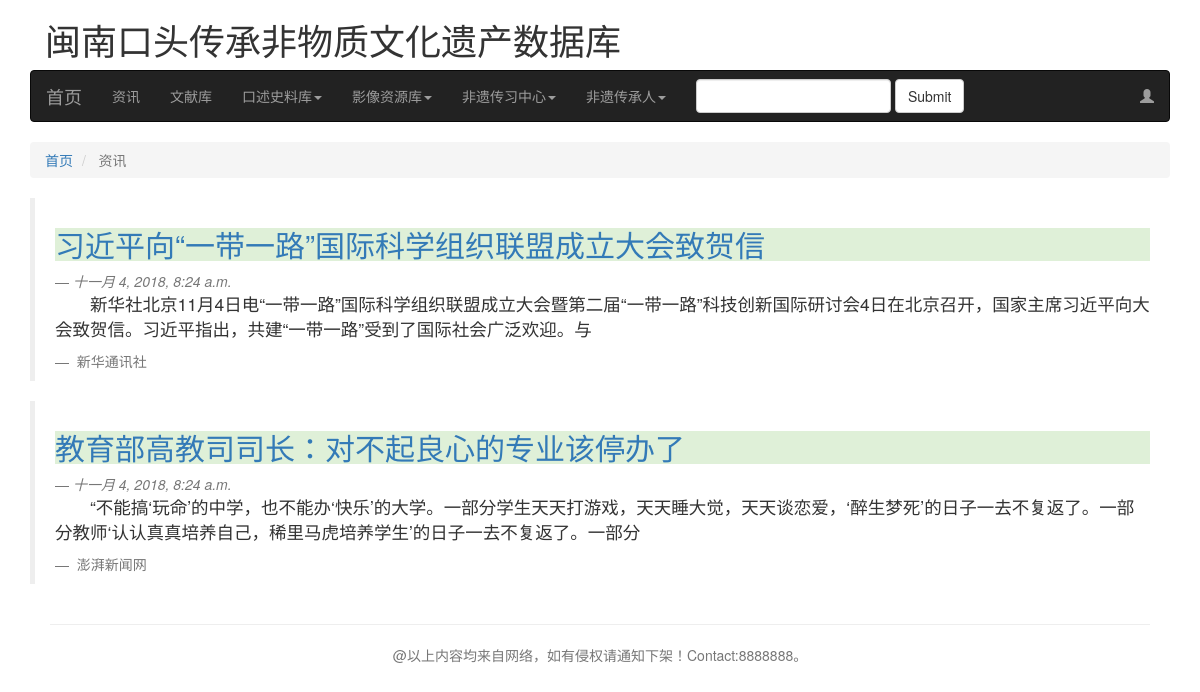
The page /news/page/ on the database as committed earlier.
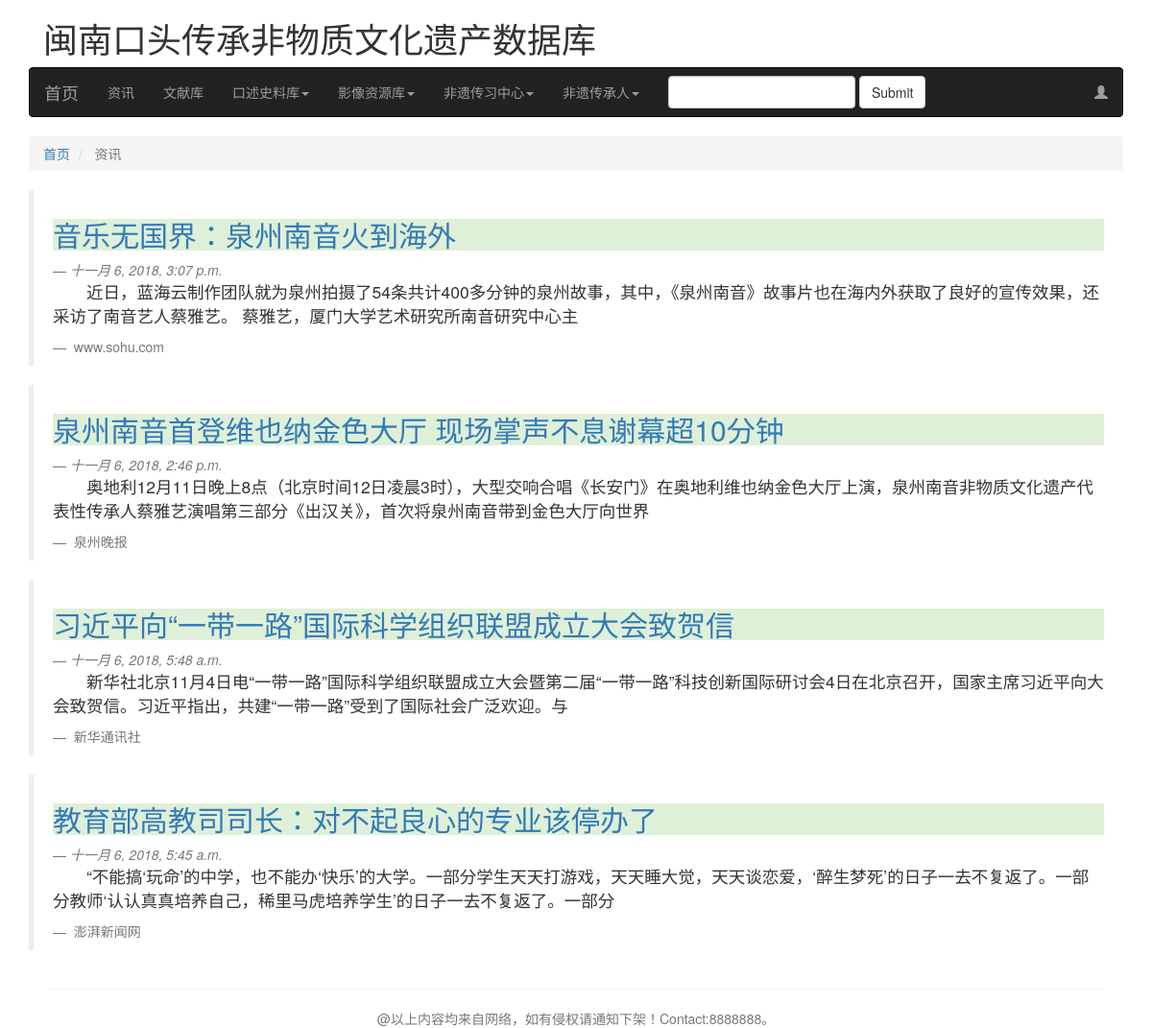
The same page on the database as committed later.
### News/models.py (models this page shows, shortened)
class Information(models.Model):
    caption = models.CharField(max_length=100,verbose_name='标题')
    content = models.TextField(verbose_name='正文内容')
    author = models.CharField(max_length=100,verbose_name='作者（转载处）')
    updatetime = models.DateTimeField(auto_now=True,verbose_name='创建或刚更新时间')
    class Meta:
        verbose_name = "新闻资讯"
        verbose_name_plural = "新闻资讯"

### News/views.py (the view)
# urls.py: path('page/',news_top_list,name='news_top'),
def news_top_list(request,num = 1):
    all_info = Information.objects.all().order_by("-updatetime")
    pages = Paginator(all_info,5)#按5为单位将news对象分割成分页对象组
    info = pages.page(num)#取第num页对象列表
    content = {'info' : info,'pages':pages}
    return render(request, 'news_top_list.html',content)

### template/news_top_list.html (shortened to what this page needs)
{% extends "base.html" %}
{% load staticfiles %}
{% block content %}
    <div class="container">
        <div class="row">
            <div class="col-md-12">
                <ul class="breadcrumb">
				    <li>
					    <a href="{% url 'index' %}">首页</a>
				    </li>
                    <li class="active">
					    资讯
				    </li>
                </ul>
                {% for info_item in info %}
                    <blockquote>
				            <a href="{% url 'News:news_detail' info_item.id %}"><h2 class="bg-success">{{ info_item.caption }}</h2></a>
                            <small><cite>{{ info_item.updatetime }}</cite></small>
                            <p>{{ info_item.content|truncatechars:100|cut:'　'|cut:' ' }}</p>
                            <small> {{ info_item.author }}</small>
			            </blockquote>
                {% empty %}
                    <h3>暂无内容，敬请期待！</h3>
                {% endfor %}
            </div>
        </div>
    </div>
{% endblock %}

Rows that differ between the two databases and show on the page:
added Information: caption "音乐无国界：泉州南音火到海外", updatetime "十一月 6, 2018, 3:07 p.m.", content "近日，蓝海云制作团队就为泉州拍摄了54条共计400多分钟的泉州故事，其中，《泉州南音》故事片也在海内外获取了良好的宣传效果，还采访了南音艺人蔡雅艺。 蔡雅艺，厦门大学艺术研究所南音研究中心主", author "www.sohu.com"
added Information: caption "泉州南音首登维也纳金色大厅 现场掌声不息谢幕超10分钟", updatetime "十一月 6, 2018, 2:46 p.m.", content "奥地利12月11日晚上8点（北京时间12日凌晨3时），大型交响合唱《长安门》在奥地利维也纳金色大厅上演，泉州南音非物质文化遗产代表性传承人蔡雅艺演唱第三部分《出汉关》，首次将泉州南音带到金色大厅向世界", author "泉州晚报"
changed Information "习近平向“一带一路”国际科学组织联盟成立大会致贺信": updatetime "十一月 4, 2018, 8:24 a.m." → "十一月 6, 2018, 5:48 a.m."
changed Information "教育部高教司司长：对不起良心的专业该停办了": updatetime "十一月 4, 2018, 8:24 a.m." → "十一月 6, 2018, 5:45 a.m."
